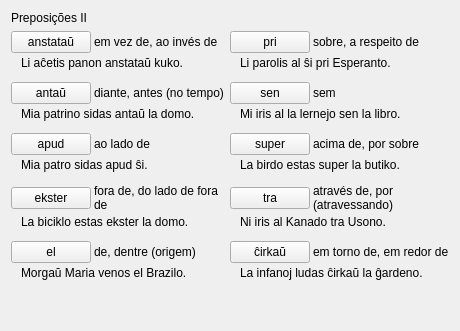
     <widget class="QWidget" name="tab_12">
      <attribute name="icon">
       <iconset resource="ikonoj.qrc">
        <normaloff>:/ikonoj/leciono.png</normaloff>:/ikonoj/leciono.png</iconset>
      </attribute>
      <attribute name="title">
       <string>5</string>
      </attribute>
      <layout class="QVBoxLayout" name="verticalLayout_271">
       <item>
        <widget class="titolo" name="Lec07_Label5">
         <property name="text">
          <string>Preposições II</string>
         </property>
        </widget>
       </item>
       <item>
        <layout class="QHBoxLayout" name="horizontalLayout_452">
         <item>
          <layout class="QVBoxLayout" name="verticalLayout_264">
           <property name="spacing">
            <number>12</number>
           </property>
           <item>
            <layout class="QVBoxLayout" name="verticalLayout_259">
             <property name="spacing">
              <number>3</number>
             </property>
             <item>
              <layout class="QHBoxLayout" name="horizontalLayout_432" stretch="3,1">
               <item>
                <widget class="klakbutono" name="Lec07_Button525">
                 <property name="sizePolicy">
                  <sizepolicy hsizetype="Maximum" vsizetype="Fixed">
                   <horstretch>0</horstretch>
                   <verstretch>0</verstretch>
                  </sizepolicy>
                 </property>
                 <property name="maximumSize">
                  <size>
                   <width>16777215</width>
                   <height>16777215</height>
                  </size>
                 </property>
                 <property name="text">
                  <string>anstataŭ</string>
                 </property>
                </widget>
               </item>
               <item>
                <widget class="QLabel" name="Lec07_Label513">
                 <property name="text">
                  <string>em vez de, ao invés de</string>
                 </property>
                 <property name="wordWrap">
                  <bool>true</bool>
                 </property>
                </widget>
               </item>
              </layout>
             </item>
             <item>
              <layout class="QHBoxLayout" name="horizontalLayout_433">
               <item>
                <widget class="label_sago_reversa" name="label_162">
                 <property name="sizePolicy">
                  <sizepolicy hsizetype="Maximum" vsizetype="Preferred">
                   <horstretch>0</horstretch>
                   <verstretch>0</verstretch>
                  </sizepolicy>
                 </property>
                 <property name="maximumSize">
                  <size>
                   <width>16777215</width>
                   <height>16777215</height>
                  </size>
                 </property>
                 <property name="text">
                  <string/>
                 </property>
                 <property name="pixmap">
                  <pixmap resource="ikonoj.qrc">:/ikonoj/sago_revena.png</pixmap>
                 </property>
                 <property name="alignment">
                  <set>Qt::AlignCenter</set>
                 </property>
                </widget>
               </item>
               <item>
                <widget class="QLabel" name="label_163">
                 <property name="text">
                  <string>Li aĉetis panon anstataŭ kuko.</string>
                 </property>
                 <property name="wordWrap">
                  <bool>true</bool>
                 </property>
                 <property name="tipo" stdset="0">
                  <string>esperanta</string>
                 </property>
                 <property name="lingvo" stdset="0">
                  <string>eo</string>
                 </property>
                </widget>
               </item>
              </layout>
             </item>
            </layout>
           </item>
           <item>
            <layout class="QVBoxLayout" name="verticalLayout_260">
             <property name="spacing">
              <number>3</number>
             </property>
             <item>
              <layout class="QHBoxLayout" name="horizontalLayout_434" stretch="3,1">
               <item>
                <widget class="klakbutono" name="Lec07_Button526">
                 <property name="sizePolicy">
                  <sizepolicy hsizetype="Maximum" vsizetype="Fixed">
                   <horstretch>0</horstretch>
                   <verstretch>0</verstretch>
                  </sizepolicy>
                 </property>
                 <property name="maximumSize">
                  <size>
                   <width>16777215</width>
                   <height>16777215</height>
                  </size>
                 </property>
                 <property name="text">
                  <string>antaŭ</string>
                 </property>
                </widget>
               </item>
               <item>
                <widget class="QLabel" name="Lec07_Label514">
                 <property name="text">
                  <string>diante, antes (no tempo)</string>
                 </property>
                 <property name="wordWrap">
                  <bool>true</bool>
                 </property>
                </widget>
               </item>
              </layout>
             </item>
             <item>
              <layout class="QHBoxLayout" name="horizontalLayout_435">
               <item>
                <widget class="label_sago_reversa" name="label_164">
                 <property name="sizePolicy">
                  <sizepolicy hsizetype="Maximum" vsizetype="Preferred">
                   <horstretch>0</horstretch>
                   <verstretch>0</verstretch>
                  </sizepolicy>
                 </property>
                 <property name="maximumSize">
                  <size>
                   <width>16777215</width>
                   <height>16777215</height>
                  </size>
                 </property>
                 <property name="text">
                  <string/>
                 </property>
                 <property name="pixmap">
                  <pixmap resource="ikonoj.qrc">:/ikonoj/sago_revena.png</pixmap>
                 </property>
                 <property name="alignment">
                  <set>Qt::AlignCenter</set>
                 </property>
                </widget>
               </item>
               <item>
                <widget class="QLabel" name="label_165">
                 <property name="text">
                  <string>Mia patrino sidas antaŭ la domo.</string>
                 </property>
                 <property name="wordWrap">
                  <bool>true</bool>
                 </property>
                 <property name="tipo" stdset="0">
                  <string>esperanta</string>
                 </property>
                 <property name="lingvo" stdset="0">
                  <string>eo</string>
                 </property>
                </widget>
               </item>
              </layout>
             </item>
            </layout>
           </item>
           <item>
            <layout class="QVBoxLayout" name="verticalLayout_261">
             <property name="spacing">
              <number>3</number>
             </property>
             <item>
              <layout class="QHBoxLayout" name="horizontalLayout_436" stretch="3,1">
               <item>
                <widget class="klakbutono" name="Lec07_Button527">
                 <property name="sizePolicy">
                  <sizepolicy hsizetype="Maximum" vsizetype="Fixed">
                   <horstretch>0</horstretch>
                   <verstretch>0</verstretch>
                  </sizepolicy>
                 </property>
                 <property name="maximumSize">
                  <size>
                   <width>16777215</width>
                   <height>16777215</height>
                  </size>
                 </property>
                 <property name="text">
                  <string>apud</string>
                 </property>
                </widget>
               </item>
               <item>
                <widget class="QLabel" name="Lec07_Label515">
                 <property name="text">
                  <string>ao lado de</string>
                 </property>
                 <property name="wordWrap">
                  <bool>true</bool>
                 </property>
                </widget>
               </item>
              </layout>
             </item>
             <item>
              <layout class="QHBoxLayout" name="horizontalLayout_437">
               <item>
                <widget class="label_sago_reversa" name="label_166">
                 <property name="sizePolicy">
                  <sizepolicy hsizetype="Maximum" vsizetype="Preferred">
                   <horstretch>0</horstretch>
                   <verstretch>0</verstretch>
                  </sizepolicy>
                 </property>
                 <property name="maximumSize">
                  <size>
                   <width>16777215</width>
                   <height>16777215</height>
                  </size>
                 </property>
                 <property name="text">
                  <string/>
                 </property>
                 <property name="pixmap">
                  <pixmap resource="ikonoj.qrc">:/ikonoj/sago_revena.png</pixmap>
                 </property>
                 <property name="alignment">
                  <set>Qt::AlignCenter</set>
                 </property>
                </widget>
               </item>
               <item>
                <widget class="QLabel" name="label_167">
                 <property name="text">
                  <string>Mia patro sidas apud ŝi.</string>
                 </property>
                 <property name="wordWrap">
                  <bool>true</bool>
                 </property>
                 <property name="tipo" stdset="0">
                  <string>esperanta</string>
                 </property>
                 <property name="lingvo" stdset="0">
                  <string>eo</string>
                 </property>
                </widget>
               </item>
              </layout>
             </item>
            </layout>
           </item>
           <item>
            <layout class="QVBoxLayout" name="verticalLayout_262">
             <property name="spacing">
              <number>3</number>
             </property>
             <item>
              <layout class="QHBoxLayout" name="horizontalLayout_438" stretch="3,1">
               <item>
                <widget class="klakbutono" name="Lec07_Button529">
                 <property name="sizePolicy">
                  <sizepolicy hsizetype="Maximum" vsizetype="Fixed">
                   <horstretch>0</horstretch>
                   <verstretch>0</verstretch>
                  </sizepolicy>
                 </property>
                 <property name="maximumSize">
                  <size>
                   <width>16777215</width>
                   <height>16777215</height>
                  </size>
                 </property>
                 <property name="text">
                  <string>ekster</string>
                 </property>
                </widget>
               </item>
               <item>
                <widget class="QLabel" name="Lec07_Label517">
                 <property name="text">
                  <string>fora de, do lado de fora de</string>
                 </property>
                 <property name="wordWrap">
                  <bool>true</bool>
                 </property>
                </widget>
               </item>
              </layout>
             </item>
             <item>
              <layout class="QHBoxLayout" name="horizontalLayout_439">
               <item>
                <widget class="label_sago_reversa" name="label_168">
                 <property name="sizePolicy">
                  <sizepolicy hsizetype="Maximum" vsizetype="Preferred">
                   <horstretch>0</horstretch>
                   <verstretch>0</verstretch>
                  </sizepolicy>
                 </property>
                 <property name="maximumSize">
                  <size>
                   <width>16777215</width>
                   <height>16777215</height>
                  </size>
                 </property>
                 <property name="text">
                  <string/>
                 </property>
                 <property name="pixmap">
                  <pixmap resource="ikonoj.qrc">:/ikonoj/sago_revena.png</pixmap>
                 </property>
                 <property name="alignment">
                  <set>Qt::AlignCenter</set>
                 </property>
                </widget>
               </item>
               <item>
                <widget class="QLabel" name="label_169">
                 <property name="text">
                  <string>La biciklo estas ekster la domo.</string>
                 </property>
                 <property name="wordWrap">
                  <bool>true</bool>
                 </property>
                 <property name="tipo" stdset="0">
                  <string>esperanta</string>
                 </property>
                 <property name="lingvo" stdset="0">
                  <string>eo</string>
                 </property>
                </widget>
               </item>
              </layout>
             </item>
            </layout>
           </item>
           <item>
            <layout class="QVBoxLayout" name="verticalLayout_263">
             <property name="spacing">
              <number>3</number>
             </property>
             <item>
              <layout class="QHBoxLayout" name="horizontalLayout_440" stretch="3,1">
               <item>
                <widget class="klakbutono" name="Lec07_Button530">
                 <property name="sizePolicy">
                  <sizepolicy hsizetype="Maximum" vsizetype="Fixed">
                   <horstretch>0</horstretch>
                   <verstretch>0</verstretch>
                  </sizepolicy>
                 </property>
                 <property name="maximumSize">
                  <size>
                   <width>16777215</width>
                   <height>16777215</height>
                  </size>
                 </property>
                 <property name="text">
                  <string>el</string>
                 </property>
                </widget>
               </item>
               <item>
                <widget class="QLabel" name="Lec07_Label518">
                 <property name="text">
                  <string>de, dentre (origem)</string>
                 </property>
                 <property name="wordWrap">
                  <bool>true</bool>
                 </property>
                </widget>
               </item>
              </layout>
             </item>
             <item>
              <layout class="QHBoxLayout" name="horizontalLayout_441">
               <item>
                <widget class="label_sago_reversa" name="label_170">
                 <property name="sizePolicy">
                  <sizepolicy hsizetype="Maximum" vsizetype="Preferred">
                   <horstretch>0</horstretch>
                   <verstretch>0</verstretch>
                  </sizepolicy>
                 </property>
                 <property name="maximumSize">
                  <size>
                   <width>16777215</width>
                   <height>16777215</height>
                  </size>
                 </property>
                 <property name="text">
                  <string/>
                 </property>
                 <property name="pixmap">
                  <pixmap resource="ikonoj.qrc">:/ikonoj/sago_revena.png</pixmap>
                 </property>
                 <property name="alignment">
                  <set>Qt::AlignCenter</set>
                 </property>
                </widget>
               </item>
               <item>
                <widget class="QLabel" name="label_171">
                 <property name="text">
                  <string>Morgaŭ Maria venos el Brazilo.</string>
                 </property>
                 <property name="wordWrap">
                  <bool>true</bool>
                 </property>
                 <property name="tipo" stdset="0">
                  <string>esperanta</string>
                 </property>
                 <property name="lingvo" stdset="0">
                  <string>eo</string>
                 </property>
                </widget>
               </item>
              </layout>
             </item>
            </layout>
           </item>
          </layout>
         </item>
         <item>
          <layout class="QVBoxLayout" name="verticalLayout_265">
           <property name="spacing">
            <number>12</number>
           </property>
           <item>
            <layout class="QVBoxLayout" name="verticalLayout_266">
             <property name="spacing">
              <number>3</number>
             </property>
             <item>
              <layout class="QHBoxLayout" name="horizontalLayout_442" stretch="3,1">
               <item>
                <widget class="klakbutono" name="Lec07_Button535">
                 <property name="sizePolicy">
                  <sizepolicy hsizetype="Maximum" vsizetype="Fixed">
                   <horstretch>0</horstretch>
                   <verstretch>0</verstretch>
                  </sizepolicy>
                 </property>
                 <property name="maximumSize">
                  <size>
                   <width>16777215</width>
                   <height>16777215</height>
                  </size>
                 </property>
                 <property name="text">
                  <string>pri</string>
                 </property>
                </widget>
               </item>
               <item>
                <widget class="QLabel" name="Lec07_Label523">
                 <property name="text">
                  <string>sobre, a respeito de</string>
                 </property>
                 <property name="wordWrap">
                  <bool>true</bool>
                 </property>
                </widget>
               </item>
              </layout>
             </item>
             <item>
              <layout class="QHBoxLayout" name="horizontalLayout_443">
               <item>
                <widget class="label_sago_reversa" name="label_172">
                 <property name="sizePolicy">
                  <sizepolicy hsizetype="Maximum" vsizetype="Preferred">
                   <horstretch>0</horstretch>
                   <verstretch>0</verstretch>
                  </sizepolicy>
                 </property>
                 <property name="maximumSize">
                  <size>
                   <width>16777215</width>
                   <height>16777215</height>
                  </size>
                 </property>
                 <property name="text">
                  <string/>
                 </property>
                 <property name="pixmap">
                  <pixmap resource="ikonoj.qrc">:/ikonoj/sago_revena.png</pixmap>
                 </property>
                 <property name="alignment">
                  <set>Qt::AlignCenter</set>
                 </property>
                </widget>
               </item>
               <item>
                <widget class="QLabel" name="label_173">
                 <property name="text">
                  <string>Li parolis al ŝi pri Esperanto.</string>
                 </property>
                 <property name="wordWrap">
                  <bool>true</bool>
                 </property>
                 <property name="tipo" stdset="0">
                  <string>esperanta</string>
                 </property>
                 <property name="lingvo" stdset="0">
                  <string>eo</string>
                 </property>
                </widget>
               </item>
              </layout>
             </item>
            </layout>
           </item>
           <item>
            <layout class="QVBoxLayout" name="verticalLayout_267">
             <property name="spacing">
              <number>3</number>
             </property>
             <item>
              <layout class="QHBoxLayout" name="horizontalLayout_444" stretch="3,1">
               <item>
                <widget class="klakbutono" name="Lec07_Button536">
                 <property name="sizePolicy">
                  <sizepolicy hsizetype="Maximum" vsizetype="Fixed">
                   <horstretch>0</horstretch>
                   <verstretch>0</verstretch>
                  </sizepolicy>
                 </property>
                 <property name="maximumSize">
                  <size>
                   <width>16777215</width>
                   <height>16777215</height>
                  </size>
                 </property>
                 <property name="text">
                  <string>sen</string>
                 </property>
                </widget>
               </item>
               <item>
                <widget class="QLabel" name="Lec07_Label524">
                 <property name="text">
                  <string>sem</string>
                 </property>
                 <property name="wordWrap">
                  <bool>true</bool>
                 </property>
                </widget>
               </item>
              </layout>
             </item>
             <item>
              <layout class="QHBoxLayout" name="horizontalLayout_445">
               <item>
                <widget class="label_sago_reversa" name="label_174">
                 <property name="sizePolicy">
                  <sizepolicy hsizetype="Maximum" vsizetype="Preferred">
                   <horstretch>0</horstretch>
                   <verstretch>0</verstretch>
                  </sizepolicy>
                 </property>
                 <property name="maximumSize">
                  <size>
                   <width>16777215</width>
                   <height>16777215</height>
                  </size>
                 </property>
                 <property name="text">
                  <string/>
                 </property>
                 <property name="pixmap">
                  <pixmap resource="ikonoj.qrc">:/ikonoj/sago_revena.png</pixmap>
                 </property>
                 <property name="alignment">
                  <set>Qt::AlignCenter</set>
                 </property>
                </widget>
               </item>
               <item>
                <widget class="QLabel" name="label_175">
                 <property name="text">
                  <string>Mi iris al la lernejo sen la libro.</string>
                 </property>
                 <property name="wordWrap">
                  <bool>true</bool>
                 </property>
                 <property name="tipo" stdset="0">
                  <string>esperanta</string>
                 </property>
                 <property name="lingvo" stdset="0">
                  <string>eo</string>
                 </property>
                </widget>
               </item>
              </layout>
             </item>
            </layout>
           </item>
           <item>
            <layout class="QVBoxLayout" name="verticalLayout_268">
             <property name="spacing">
              <number>3</number>
             </property>
             <item>
              <layout class="QHBoxLayout" name="horizontalLayout_446" stretch="3,1">
               <item>
                <widget class="klakbutono" name="Lec07_Button537">
                 <property name="sizePolicy">
                  <sizepolicy hsizetype="Maximum" vsizetype="Fixed">
                   <horstretch>0</horstretch>
                   <verstretch>0</verstretch>
                  </sizepolicy>
                 </property>
                 <property name="maximumSize">
                  <size>
                   <width>16777215</width>
                   <height>16777215</height>
                  </size>
                 </property>
                 <property name="text">
                  <string>super</string>
                 </property>
                </widget>
               </item>
               <item>
                <widget class="QLabel" name="Lec07_Label525">
                 <property name="text">
                  <string>acima de, por sobre</string>
                 </property>
                 <property name="wordWrap">
                  <bool>true</bool>
                 </property>
                </widget>
               </item>
              </layout>
             </item>
             <item>
              <layout class="QHBoxLayout" name="horizontalLayout_447">
               <item>
                <widget class="label_sago_reversa" name="label_176">
                 <property name="sizePolicy">
                  <sizepolicy hsizetype="Maximum" vsizetype="Preferred">
                   <horstretch>0</horstretch>
                   <verstretch>0</verstretch>
                  </sizepolicy>
                 </property>
                 <property name="maximumSize">
                  <size>
                   <width>16777215</width>
                   <height>16777215</height>
                  </size>
                 </property>
                 <property name="text">
                  <string/>
                 </property>
                 <property name="pixmap">
                  <pixmap resource="ikonoj.qrc">:/ikonoj/sago_revena.png</pixmap>
                 </property>
                 <property name="alignment">
                  <set>Qt::AlignCenter</set>
                 </property>
                </widget>
               </item>
               <item>
                <widget class="QLabel" name="label_177">
                 <property name="text">
                  <string>La birdo estas super la butiko.</string>
                 </property>
                 <property name="wordWrap">
                  <bool>true</bool>
                 </property>
                 <property name="tipo" stdset="0">
                  <string>esperanta</string>
                 </property>
                 <property name="lingvo" stdset="0">
                  <string>eo</string>
                 </property>
                </widget>
               </item>
              </layout>
             </item>
            </layout>
           </item>
           <item>
            <layout class="QVBoxLayout" name="verticalLayout_269">
             <property name="spacing">
              <number>3</number>
             </property>
             <item>
              <layout class="QHBoxLayout" name="horizontalLayout_448" stretch="3,1">
               <item>
                <widget class="klakbutono" name="Lec07_Button538">
                 <property name="sizePolicy">
                  <sizepolicy hsizetype="Maximum" vsizetype="Fixed">
                   <horstretch>0</horstretch>
                   <verstretch>0</verstretch>
                  </sizepolicy>
                 </property>
                 <property name="maximumSize">
                  <size>
                   <width>16777215</width>
                   <height>16777215</height>
                  </size>
                 </property>
                 <property name="text">
                  <string>tra</string>
                 </property>
                </widget>
               </item>
               <item>
                <widget class="QLabel" name="Lec07_Label526">
                 <property name="text">
                  <string>através de, por  (atravessando)</string>
                 </property>
                 <property name="wordWrap">
                  <bool>true</bool>
                 </property>
                </widget>
               </item>
              </layout>
             </item>
             <item>
              <layout class="QHBoxLayout" name="horizontalLayout_449">
               <item>
                <widget class="label_sago_reversa" name="label_178">
                 <property name="sizePolicy">
                  <sizepolicy hsizetype="Maximum" vsizetype="Preferred">
                   <horstretch>0</horstretch>
                   <verstretch>0</verstretch>
                  </sizepolicy>
                 </property>
                 <property name="maximumSize">
                  <size>
                   <width>16777215</width>
                   <height>16777215</height>
                  </size>
                 </property>
                 <property name="text">
                  <string/>
                 </property>
                 <property name="pixmap">
                  <pixmap resource="ikonoj.qrc">:/ikonoj/sago_revena.png</pixmap>
                 </property>
                 <property name="alignment">
                  <set>Qt::AlignCenter</set>
                 </property>
                </widget>
               </item>
               <item>
                <widget class="QLabel" name="label_179">
                 <property name="text">
                  <string>Ni iris al Kanado tra Usono.</string>
                 </property>
                 <property name="wordWrap">
                  <bool>true</bool>
                 </property>
                 <property name="tipo" stdset="0">
                  <string>esperanta</string>
                 </property>
                 <property name="lingvo" stdset="0">
                  <string>eo</string>
                 </property>
                </widget>
               </item>
              </layout>
             </item>
            </layout>
           </item>
           <item>
            <layout class="QVBoxLayout" name="verticalLayout_270">
             <property name="spacing">
              <number>3</number>
             </property>
             <item>
              <layout class="QHBoxLayout" name="horizontalLayout_450" stretch="3,1">
               <item>
                <widget class="klakbutono" name="Lec07_Button574">
                 <property name="sizePolicy">
                  <sizepolicy hsizetype="Maximum" vsizetype="Fixed">
                   <horstretch>0</horstretch>
                   <verstretch>0</verstretch>
                  </sizepolicy>
                 </property>
                 <property name="maximumSize">
                  <size>
                   <width>16777215</width>
                   <height>16777215</height>
                  </size>
                 </property>
                 <property name="text">
                  <string>ĉirkaŭ</string>
                 </property>
                </widget>
               </item>
               <item>
                <widget class="QLabel" name="Lec07_Label562">
                 <property name="text">
                  <string>em torno de, em redor de</string>
                 </property>
                 <property name="wordWrap">
                  <bool>true</bool>
                 </property>
                </widget>
               </item>
              </layout>
             </item>
             <item>
              <layout class="QHBoxLayout" name="horizontalLayout_451">
               <item>
                <widget class="label_sago_reversa" name="label_180">
                 <property name="sizePolicy">
                  <sizepolicy hsizetype="Maximum" vsizetype="Preferred">
                   <horstretch>0</horstretch>
                   <verstretch>0</verstretch>
                  </sizepolicy>
                 </property>
                 <property name="maximumSize">
                  <size>
                   <width>16777215</width>
                   <height>16777215</height>
                  </size>
                 </property>
                 <property name="text">
                  <string/>
                 </property>
                 <property name="pixmap">
                  <pixmap resource="ikonoj.qrc">:/ikonoj/sago_revena.png</pixmap>
                 </property>
                 <property name="alignment">
                  <set>Qt::AlignCenter</set>
                 </property>
                </widget>
               </item>
               <item>
                <widget class="QLabel" name="label_181">
                 <property name="text">
                  <string>La infanoj ludas ĉirkaŭ la ĝardeno.</string>
                 </property>
                 <property name="wordWrap">
                  <bool>true</bool>
                 </property>
                 <property name="tipo" stdset="0">
                  <string>esperanta</string>
                 </property>
                 <property name="lingvo" stdset="0">
                  <string>eo</string>
                 </property>
                </widget>
               </item>
              </layout>
             </item>
            </layout>
           </item>
          </layout>
         </item>
        </layout>
       </item>
       <item>
        <spacer name="verticalSpacer_5">
         <property name="orientation">
          <enum>Qt::Vertical</enum>
         </property>
         <property name="sizeHint" stdset="0">
          <size>
           <width>20</width>
           <height>40</height>
          </size>
         </property>
        </spacer>
       </item>
      </layout>
     </widget>
